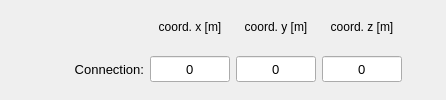
               <widget class="QFrame" name="frame_8">
                <property name="minimumSize">
                 <size>
                  <width>0</width>
                  <height>60</height>
                 </size>
                </property>
                <property name="frameShape">
                 <enum>QFrame::NoFrame</enum>
                </property>
                <property name="frameShadow">
                 <enum>QFrame::Raised</enum>
                </property>
                <layout class="QGridLayout" name="gridLayout_12">
                 <property name="leftMargin">
                  <number>4</number>
                 </property>
                 <property name="topMargin">
                  <number>4</number>
                 </property>
                 <property name="rightMargin">
                  <number>4</number>
                 </property>
                 <property name="bottomMargin">
                  <number>4</number>
                 </property>
                 <property name="spacing">
                  <number>6</number>
                 </property>
                 <item row="1" column="0">
                  <spacer name="horizontalSpacer_7">
                   <property name="orientation">
                    <enum>Qt::Horizontal</enum>
                   </property>
                   <property name="sizeHint" stdset="0">
                    <size>
                     <width>40</width>
                     <height>20</height>
                    </size>
                   </property>
                  </spacer>
                 </item>
                 <item row="0" column="2">
                  <widget class="QLabel" name="label_8">
                   <property name="minimumSize">
                    <size>
                     <width>0</width>
                     <height>20</height>
                    </size>
                   </property>
                   <property name="maximumSize">
                    <size>
                     <width>80</width>
                     <height>20</height>
                    </size>
                   </property>
                   <property name="text">
                    <string>coord. x [m]</string>
                   </property>
                   <property name="alignment">
                    <set>Qt::AlignCenter</set>
                   </property>
                  </widget>
                 </item>
                 <item row="0" column="3">
                  <widget class="QLabel" name="label_9">
                   <property name="minimumSize">
                    <size>
                     <width>0</width>
                     <height>20</height>
                    </size>
                   </property>
                   <property name="maximumSize">
                    <size>
                     <width>80</width>
                     <height>20</height>
                    </size>
                   </property>
                   <property name="text">
                    <string>coord. y [m]</string>
                   </property>
                   <property name="alignment">
                    <set>Qt::AlignCenter</set>
                   </property>
                  </widget>
                 </item>
                 <item row="0" column="4">
                  <widget class="QLabel" name="label_10">
                   <property name="minimumSize">
                    <size>
                     <width>0</width>
                     <height>20</height>
                    </size>
                   </property>
                   <property name="maximumSize">
                    <size>
                     <width>80</width>
                     <height>20</height>
                    </size>
                   </property>
                   <property name="text">
                    <string>coord. z [m]</string>
                   </property>
                   <property name="alignment">
                    <set>Qt::AlignCenter</set>
                   </property>
                  </widget>
                 </item>
                 <item row="1" column="5">
                  <spacer name="horizontalSpacer_8">
                   <property name="orientation">
                    <enum>Qt::Horizontal</enum>
                   </property>
                   <property name="sizeHint" stdset="0">
                    <size>
                     <width>40</width>
                     <height>20</height>
                    </size>
                   </property>
                  </spacer>
                 </item>
                 <item row="1" column="2">
                  <widget class="QLineEdit" name="lineEdit_connecting_coord_x">
                   <property name="minimumSize">
                    <size>
                     <width>80</width>
                     <height>26</height>
                    </size>
                   </property>
                   <property name="maximumSize">
                    <size>
                     <width>80</width>
                     <height>26</height>
                    </size>
                   </property>
                   <property name="font">
                    <font>
                     <pointsize>10</pointsize>
                    </font>
                   </property>
                   <property name="text">
                    <string>0</string>
                   </property>
                   <property name="alignment">
                    <set>Qt::AlignCenter</set>
                   </property>
                  </widget>
                 </item>
                 <item row="1" column="3">
                  <widget class="QLineEdit" name="lineEdit_connecting_coord_y">
                   <property name="minimumSize">
                    <size>
                     <width>80</width>
                     <height>26</height>
                    </size>
                   </property>
                   <property name="maximumSize">
                    <size>
                     <width>80</width>
                     <height>26</height>
                    </size>
                   </property>
                   <property name="font">
                    <font>
                     <pointsize>10</pointsize>
                    </font>
                   </property>
                   <property name="text">
                    <string>0</string>
                   </property>
                   <property name="alignment">
                    <set>Qt::AlignCenter</set>
                   </property>
                  </widget>
                 </item>
                 <item row="1" column="4">
                  <widget class="QLineEdit" name="lineEdit_connecting_coord_z">
                   <property name="minimumSize">
                    <size>
                     <width>80</width>
                     <height>26</height>
                    </size>
                   </property>
                   <property name="maximumSize">
                    <size>
                     <width>80</width>
                     <height>26</height>
                    </size>
                   </property>
                   <property name="font">
                    <font>
                     <pointsize>10</pointsize>
                    </font>
                   </property>
                   <property name="text">
                    <string>0</string>
                   </property>
                   <property name="alignment">
                    <set>Qt::AlignCenter</set>
                   </property>
                  </widget>
                 </item>
                 <item row="1" column="1">
                  <widget class="QLabel" name="label_46">
                   <property name="minimumSize">
                    <size>
                     <width>100</width>
                     <height>26</height>
                    </size>
                   </property>
                   <property name="maximumSize">
                    <size>
                     <width>100</width>
                     <height>26</height>
                    </size>
                   </property>
                   <property name="font">
                    <font>
                     <pointsize>10</pointsize>
                    </font>
                   </property>
                   <property name="text">
                    <string>Connection:</string>
                   </property>
                   <property name="alignment">
                    <set>Qt::AlignRight|Qt::AlignTrailing|Qt::AlignVCenter</set>
                   </property>
                  </widget>
                 </item>
                </layout>
               </widget>
